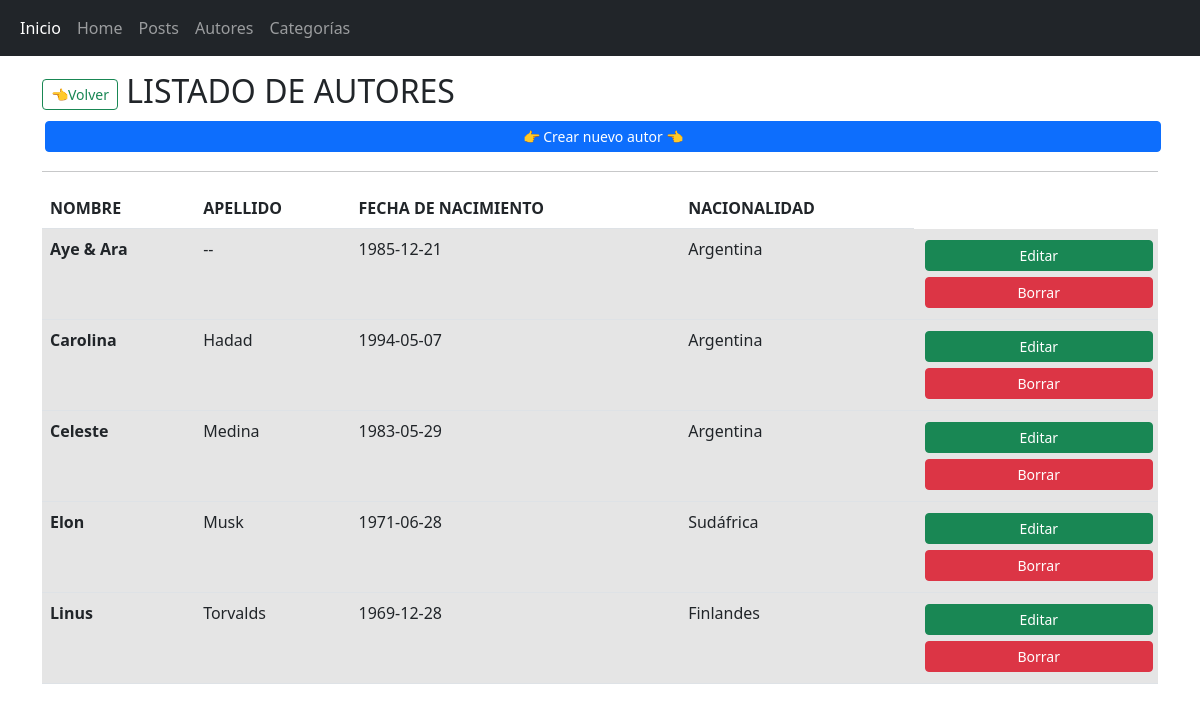
The app's page /autor/autor_list with its own data.
### AppBlog/models.py (models this page shows, shortened)
class Autor(models.Model):
    id = models.AutoField(primary_key=True)
    nombre = models.CharField(max_length=100)
    apellido = models.CharField(max_length=100)
    fecha_nacimiento = models.DateField()
    nacionalidad = models.CharField(max_length=100)

### AppBlog/views.py (the view)
# urls.py: path('autor/autor_list', AutorList.as_view(), name='autor_list'),
class AutorList(ListView):
    model = Autor
    queryset = Autor.objects.order_by('nombre')
    template_name= 'autor/autor_list.html'

### AppBlog/templates/autor/autor_list.html
{% extends 'componentes/padre.html' %}
{% load static %}
{% block contenido %}
<h2>
<a class="btn btn-outline-success btn-sm" href="{% url 'home' %}" role="button">👈Volver</a>
LISTADO DE AUTORES
</h2>
<a class="btn btn-primary text-white btn-sm" href="{% url 'autor_create' %}" role="button" style="margin:3px; width:100%;"> 👉 Crear nuevo autor 👈</a>
<hr>
{% if object_list %}
<table class="table table-hover">
    <thead>
        <tr>
            <th scope="col">NOMBRE</th>
            <th scope="col">APELLIDO</th>
            <th scope="col">FECHA DE NACIMIENTO</th>
            <th scope="col">NACIONALIDAD</th>
        </tr>
    </thead>
    <tbody>
        {% for autor in object_list %}
        <tr class="table-active">
            <th scope="row">{{autor.nombre | striptags }}</th>
            <td>{{autor.apellido | striptags }}</td>
            <td>{{autor.fecha_nacimiento | striptags }}</td>
            <td>{{autor.nacionalidad | striptags }}</td>
            <td>
                <a class="btn btn-success btn-sm" href="{% url 'autor_update' autor.id %}" role="button"
                    style="margin:3px; width:100%;">Editar</a>
                <a class="btn btn-danger btn-sm" href="{% url 'autor_delete' autor.id %}" role="button"
                    style="margin:3px; width:100%">Borrar</a>
            </td>
        </tr>
        {% endfor %}
    </tbody>
</table>
{% else %}
<h2 class="lead">Ouchh....No hay autores cargados!!😬</h2>
<p>Sumate a nuestros autores para crear nuevo post...<br> <a type="button" class="btn btn-info mt-3" href="{% url 'autor_create' %}">Crear nuevo autor!!</a></p>
{% endif %}
{% endblock %}

### records on screen
Autor: nombre "Aye & Ara", apellido "--", fecha_nacimiento "1985-12-21", nacionalidad "Argentina"
Autor: nombre "Carolina", apellido "Hadad", fecha_nacimiento "1994-05-07", nacionalidad "Argentina"
Autor: nombre "Celeste", apellido "Medina", fecha_nacimiento "1983-05-29", nacionalidad "Argentina"
Autor: nombre "Elon", apellido "Musk", fecha_nacimiento "1971-06-28", nacionalidad "Sudáfrica"
Autor: nombre "Linus", apellido "Torvalds", fecha_nacimiento "1969-12-28", nacionalidad "Finlandes"
